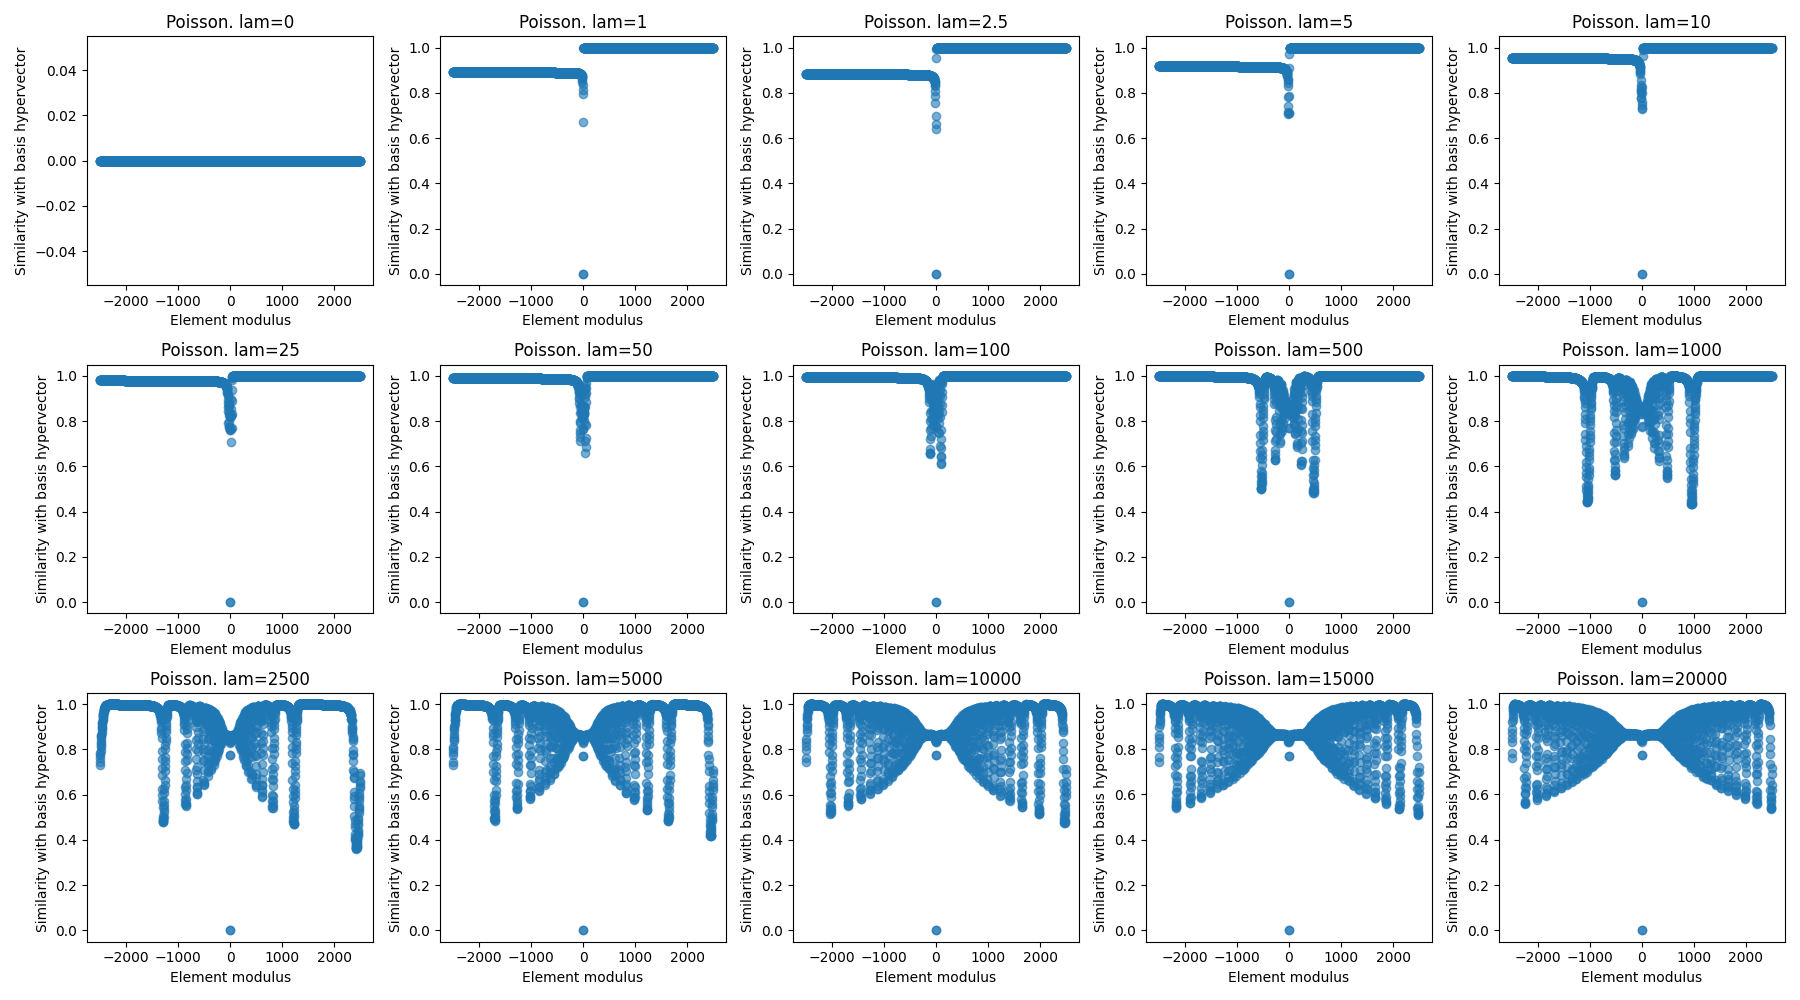

Source code (Python):
import matplotlib.pyplot as plt
import random
import math
import numpy as np
from numpy.linalg import norm


def first_n_coprime(n, k):
  result = []
  x = 1
  while len(result) < n:
    if math.gcd(x, k) == 1:
      result.append(x)
    x += 1
  return result

def new_hv_poisson(n, coprimes, lam=None):
  coprimes = np.array(coprimes)
  if lam is None:
    lam = np.mean(coprimes)
  samples = np.random.poisson(lam=lam, size=n)
  return samples

def sim(h1, h2):
  if norm(h1) == 0 or norm(h2) == 0:
    return 0
  return abs(np.dot(h1, h2) / (norm(h1) * norm(h2)))

def mod(h1, i):
  return [x % i for x in h1]

def prepare_points(hv, coprimes):
  points = []
  for i in coprimes[0:1000]:
    points.append( (i, sim(hv, mod(hv, i))) )
    points.append( (-i, sim(hv, mod(hv, -i))) )
  X = [x for (x,_) in points]
  Y = [y for (_,y) in points]
  return X, Y

DIMS = 10000
COPRIMES = first_n_coprime(DIMS, DIMS*DIMS)
print(COPRIMES[0:1000])

distributions = {
  "Poisson. lam=0": 0,
  "Poisson. lam=1": 1,
  "Poisson. lam=2.5": 2.5,
  "Poisson. lam=5": 5,
  "Poisson. lam=10": 10,
  "Poisson. lam=25": 25,
  "Poisson. lam=50": 50,
  "Poisson. lam=100": 100,
  "Poisson. lam=500": 500,
  "Poisson. lam=1000": 1000,
  "Poisson. lam=2500": 2500,
  "Poisson. lam=5000": 5000,
  "Poisson. lam=10000": 10000,
  "Poisson. lam=15000": 15000,
  "Poisson. lam=20000": 20000,
}

plt.figure(figsize=(18, 10))

for idx, (name, lam) in enumerate(distributions.items(), 1):
  hv = new_hv_poisson(DIMS, COPRIMES, lam)
  X, Y = prepare_points(hv, COPRIMES)
  plt.subplot(3, 5, idx)
  plt.scatter(X, Y, alpha=0.6)
  plt.title(name)
  plt.xlabel('Element modulus')
  plt.ylabel('Similarity with basis hypervector')

plt.tight_layout()
plt.savefig('./poisson_no_mapping.png')
plt.show()
